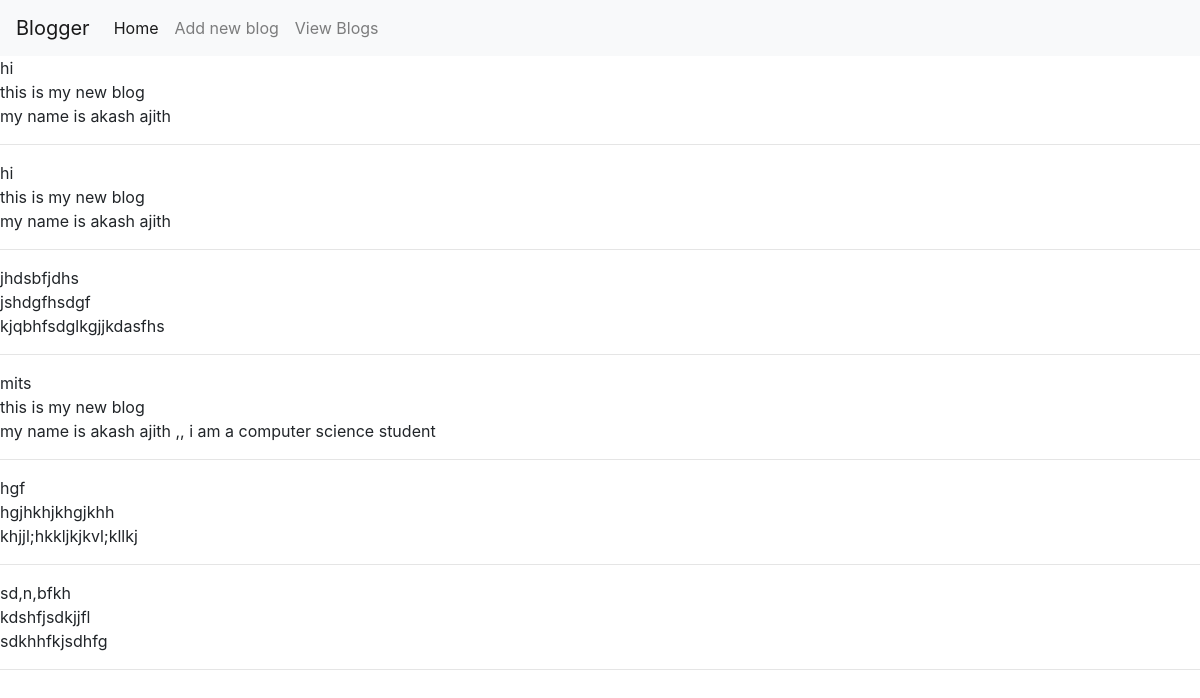
The page /viewblogs on the database its author committed.
### blogapp/models.py (models this page shows)
class Blog(models.Model):
    title=models.CharField(max_length=20)
    description = models.TextField()
    text=models.TextField()

### blogapp/views.py (the view)
# urls.py: path('viewblogs',views.viewblogs,name='viewblogs'),
def viewblogs(request):
    blogs=Blog.objects.all()
    return render(request,'viewblogs.html',{'blogs':blogs})

### blogapp/templates/viewblogs.html (shortened to what this page needs)
<!DOCTYPE html>
<html lang="en">
<head>
    <link rel="stylesheet" href="https://cdn.jsdelivr.net/npm/bootstrap@4.0.0/dist/css/bootstrap.min.css">
</head>
<body>
    <nav class="navbar navbar-expand-lg navbar-light bg-light">
        <a class="navbar-brand" href="#">Blogger</a>
        <div class="collapse navbar-collapse" id="navbarNav">
          <ul class="navbar-nav">
            <li class="nav-item active">
              <a class="nav-link" href='/home'>Home <span class="sr-only">(current)</span></a>
            </li>
            <li class="nav-item">
              <a class="nav-link" href="/addblog">Add new blog</a>
            </li>
            <li class="nav-item">
              <a class="nav-link" href="/viewblogs">View Blogs</a>
            </li>
          </ul>
        </div>
      </nav>
    {%for blog in blogs%}
        {{blog.title}} <br>
        {{blog.description}}<br>
        {{blog.text}}<br>
    <hr size="3">
    {%endfor%}
</body>
</html>

### rows shown on the page
Blog: title "hi", description "this is my new blog", text "my name is akash ajith"
Blog: title "hi", description "this is my new blog", text "my name is akash ajith"
Blog: title "jhdsbfjdhs", description "jshdgfhsdgf", text "kjqbhfsdglkgjjkdasfhs"
Blog: title "mits", description "this is my new blog", text "my name is akash ajith ,, i am a computer science student"
Blog: title "hgf", description "hgjhkhjkhgjkhh", text "khjjl;hkkljkjkvl;kllkj"
Blog: title "sd,n,bfkh", description "kdshfjsdkjjfl", text "sdkhhfkjsdhfg"
